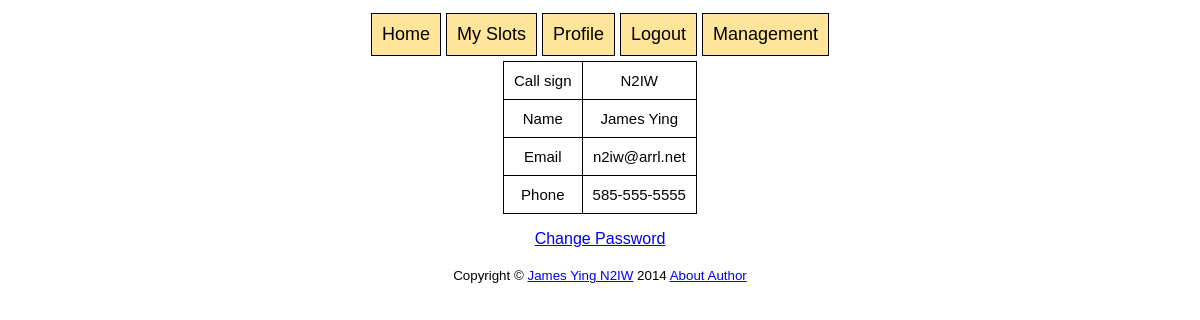
/profile.php (signed in), run on the app's committed database.
### tables this page shows
CREATE TABLE IF NOT EXISTS `op` (
  `id` int(11) NOT NULL AUTO_INCREMENT,
  `callsign` varchar(10) NOT NULL,
  `name` varchar(100) NOT NULL,
  `email` varchar(100) NOT NULL,
  `phone` varchar(20) NOT NULL,
  `password` varchar(255) NOT NULL,
  `privilege` tinyint(3) unsigned NOT NULL DEFAULT '0' COMMENT '0:read-only, 1:normal, 2:admin',
  PRIMARY KEY (`id`),
  UNIQUE KEY `call` (`callsign`)
);

### profile.php (called while the page is built, shortened)
<?php
    $result = query("SELECT * FROM op WHERE id=?", $_SESSION["id"]);
    if ($result !== false)
    {
        $call = $result[0]["callsign"];
        $name = $result[0]["name"];
        $email = $result[0]["email"];
        $phone = $result[0]["phone"];
    }
    render("profile_template.php", array("title" => "Profile - $call", "call"=>$call,
    "name"=>$name, "email"=>$email, "phone"=>$phone));
?>

### templates/profile_template.php (the view)
<div class="table">
    <table id="profile_table">
        <tr><td>Call sign</td><td><?= $call?></td></tr>
        <tr><td>Name</td><td><?= $name?></td></tr>
        <tr><td>Email</td><td><?= $email?></td></tr>
        <tr><td>Phone</td><td><?= $phone?></td></tr>
    </table>
</div>
<div>
    <p><a href="change_password.php">Change Password</a></p>
</div>

### css/styles.css (style rules this page uses)
body { font-family: Helvetica, Arial, sans-serif; }
.table table { border-spacing: 0; margin:auto; border-collapse:collapse; font-size: 10px; }
.table th, .table td { padding: 2px; border: solid thin black; vertical-align: middle; }
#profile_table td { font-size:15px; padding: 10px; }

### data on the page
op: callsign "N2IW", name "James Ying", email "n2iw@arrl.net", phone "585-555-5555"
